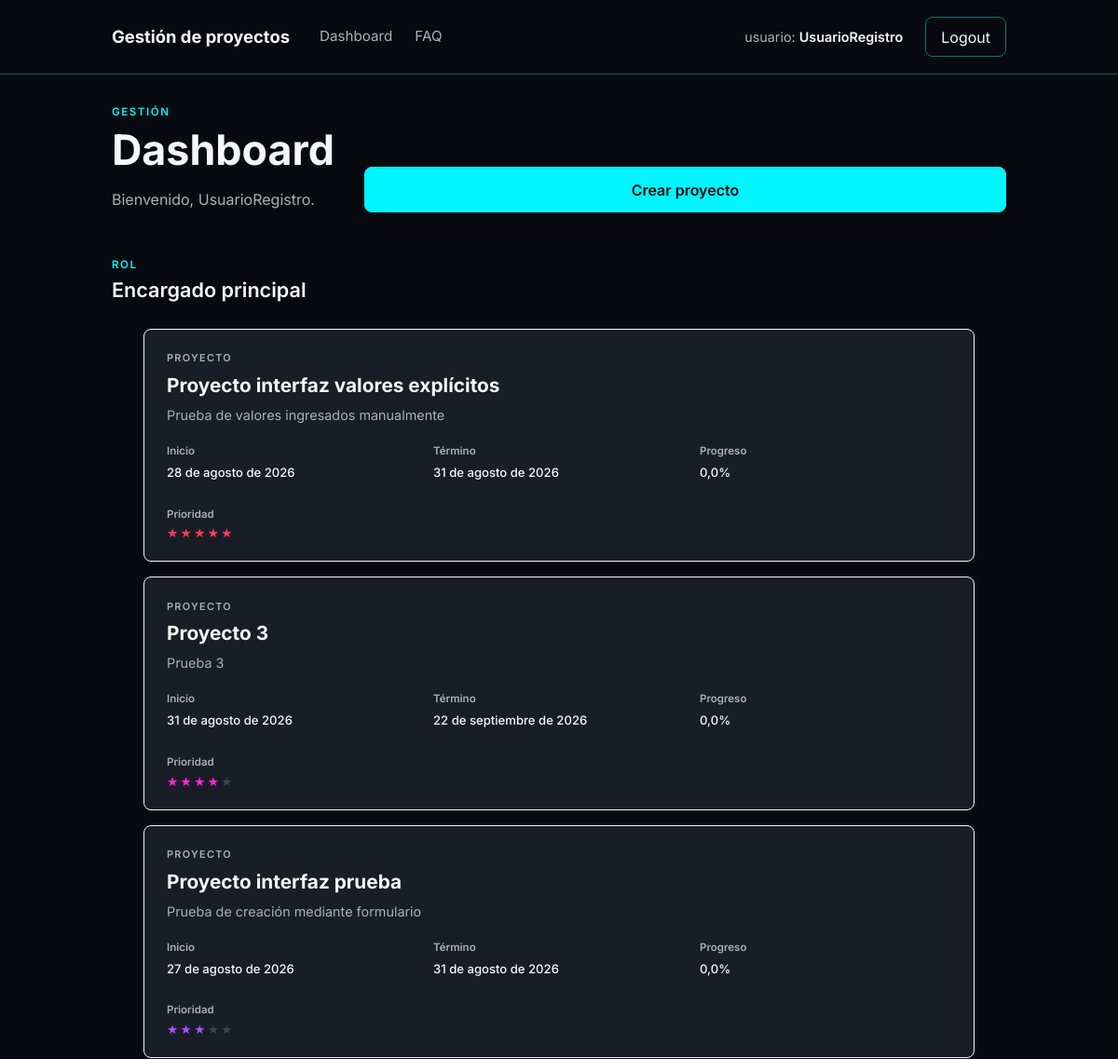
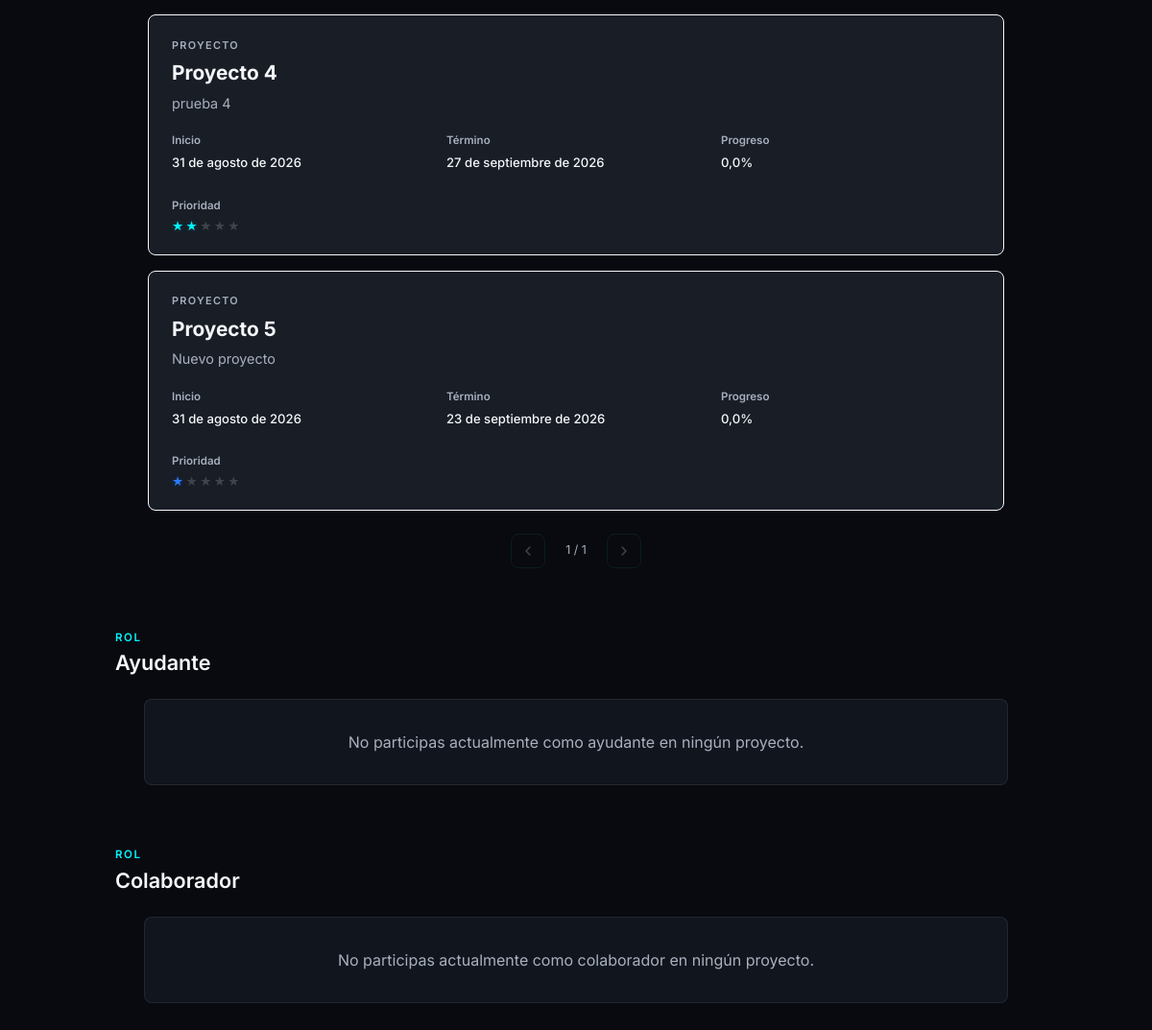
The page /dashboard/ (signed in) on the database as committed earlier (2 pictures, top to bottom).
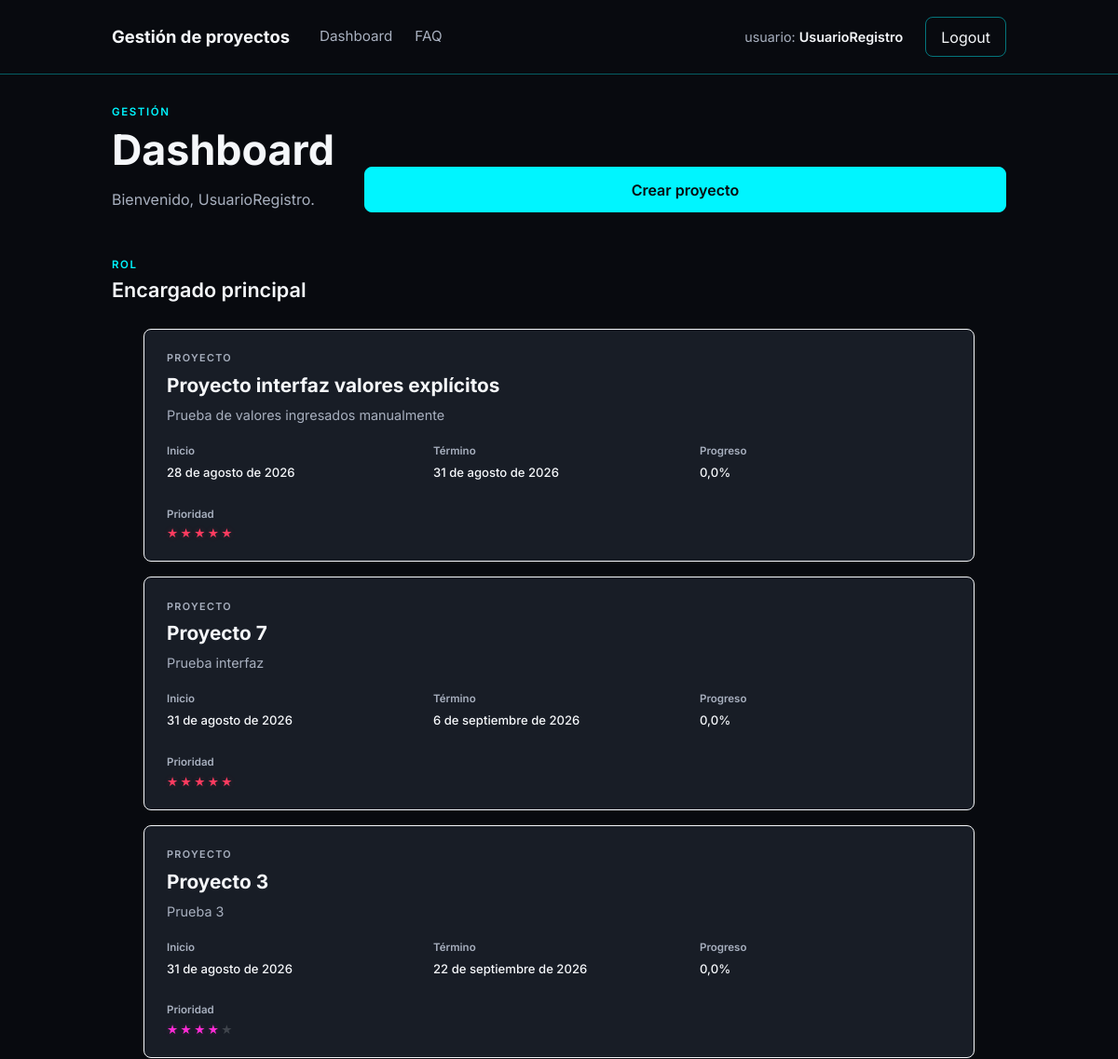
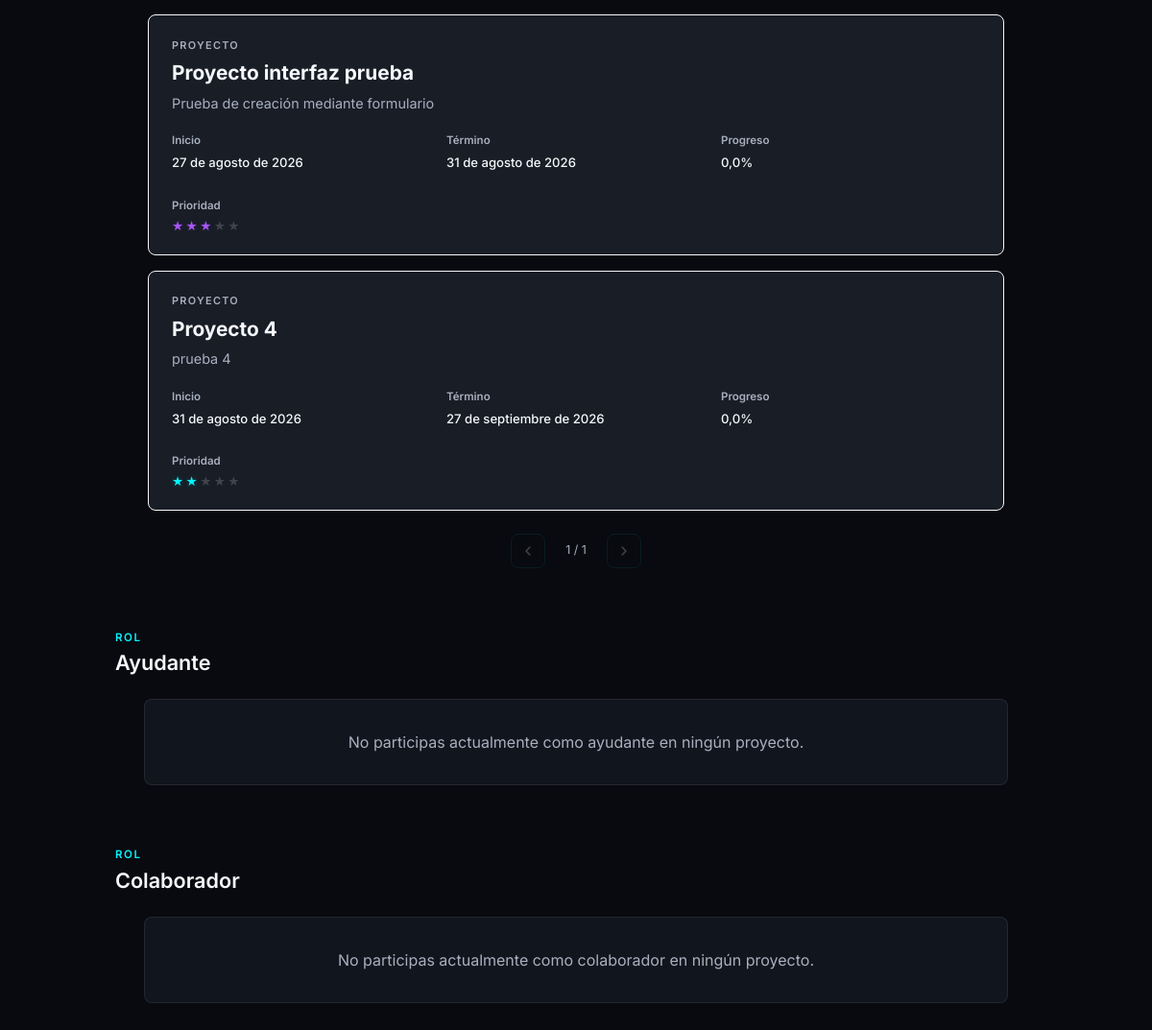
The same page on the database as committed later (2 pictures, top to bottom).
### core/models.py (models this page shows, shortened)
class Proyecto(models.Model):
    nombre = models.CharField(max_length=100)
    descripcion = models.TextField()
    fecha_inicio = models.DateField()
    fecha_termino = models.DateField()
    prioridad = models.PositiveSmallIntegerField(
        choices=[
            (1, "1 estrella"),
            (2, "2 estrellas"),
            (3, "3 estrellas"),
            (4, "4 estrellas"),
            (5, "5 estrellas"),
        ],
        default=3,
    )
    eliminado = models.BooleanField(default=False)

### core/views.py (the view)
# urls.py: path('dashboard/', dashboard, name='dashboard'),
@login_required
def dashboard(request):
    proyectos = obtener_proyectos_dashboard(request.user)
    contexto = {
        'usuario': request.user,
        **proyectos,
    }
    return render(request, 'dashboard.html', contexto)

### core/services.py (called while the page is built)
@transaction.atomic
def calcular_progreso_proyecto(proyecto):
    tareas_activas = Tarea.objects.filter(proyecto=proyecto, eliminado=False,)
    if not tareas_activas.exists():
        return 0.0
    peso_total = sum(tarea.importancia for tarea in tareas_activas)
    if peso_total == 0:
        return 0.0
    avance_ponderado = 0
    for tarea in tareas_activas:
        if tarea.estado == "pendiente":
            avance = 0
        elif tarea.estado == "en_progreso":
            avance = 0.5
        elif tarea.estado == "completada":
            avance = 1
        else:
            raise ValidationError(f"Estado de tarea no válido: {tarea.estado}")
        avance_ponderado += tarea.importancia * avance
    return (avance_ponderado / peso_total) * 100

### templates/dashboard.html (shortened to what the changed rows need)
{% extends "base.html" %}
{% block content %}
<section class="dashboard">
    <header class="dashboard-encabezado">
        <div>
            <h1>Dashboard</h1>
        </div>
    </header>
    <div class="visores-proyectos">
        <section class="visor-proyectos">
            <header class="visor-encabezado">
                <div>
                    <h2>Encargado principal</h2>
                </div>
            </header>
            {% if proyectos_encargado %}
                <div class="carrusel-proyectos" data-carrusel>
                    <div class="carrusel-ventana">
                        <div class="carrusel-pista">
                            {% for proyecto in proyectos_encargado %}
                                <a
                                    href="{% url 'detalle_proyecto' proyecto.id %}"
                                    class="tarjeta-proyecto"
                                >
                                    <span class="tarjeta-etiqueta">
                                        PROYECTO
                                    </span>
                                    <h3 class="tarjeta-titulo">
                                        {{ proyecto.nombre }}
                                    </h3>
                                    <p class="tarjeta-descripcion">
                                        {{ proyecto.descripcion }}
                                    </p>
                                    <div class="tarjeta-datos">
                                        <div class="tarjeta-dato">
                                            <span>Inicio</span>
                                            <strong>{{ proyecto.fecha_inicio }}</strong>
                                        </div>
                                        <div class="tarjeta-dato">
                                            <span>Término</span>
                                            <strong>{{ proyecto.fecha_termino }}</strong>
                                        </div>
                                        <div class="tarjeta-dato">
                                            <span>Progreso</span>
                                            <strong>{{ proyecto.progreso }}%</strong>
                                        </div>
                                    </div>
                                    <div class="tarjeta-prioridad">
                                        <span>Prioridad</span>
                                        <div
                                            class="estrellas-prioridad prioridad-{{ proyecto.prioridad }}"
                                            aria-label="Prioridad {{ proyecto.prioridad }} de 5"
                                        >
                                            {% for estrella in "12345" %}
                                                {% if forloop.counter <= proyecto.prioridad %}
                                                    <span class="estrella estrella-activa">★</span>
                                                {% else %}
                                                    <span class="estrella">★</span>
                                                {% endif %}
                                            {% endfor %}
                                        </div>
                                    </div>
                                </a>
                            {% endfor %}
                        </div>
                    </div>
                </div>
            {% else %}
                <div class="visor-vacio">
                    <p>No tienes proyectos como encargado principal.</p>
                </div>
            {% endif %}
        </section>
        <section class="visor-proyectos">
            <header class="visor-encabezado">
                <div>
                    <h2>Ayudante</h2>
                </div>
            </header>
        </section>
        <section class="visor-proyectos">
            <header class="visor-encabezado">
                <div>
                    <h2>Colaborador</h2>
                </div>
            </header>
        </section>
    </div>
</section>
{% endblock %}

Rows that differ between the two databases and show on the page:
no longer on this page (row unchanged): Proyecto: nombre "Proyecto 5", descripcion "Nuevo proyecto", fecha_inicio "31 de agosto de 2026", fecha_termino "23 de septiembre de 2026", progreso "0,0", prioridad 1 (drawn)
added Proyecto: nombre "Proyecto 7", descripcion "Prueba interfaz", fecha_inicio "31 de agosto de 2026", fecha_termino "6 de septiembre de 2026", progreso "0,0", prioridad 5 (drawn)
